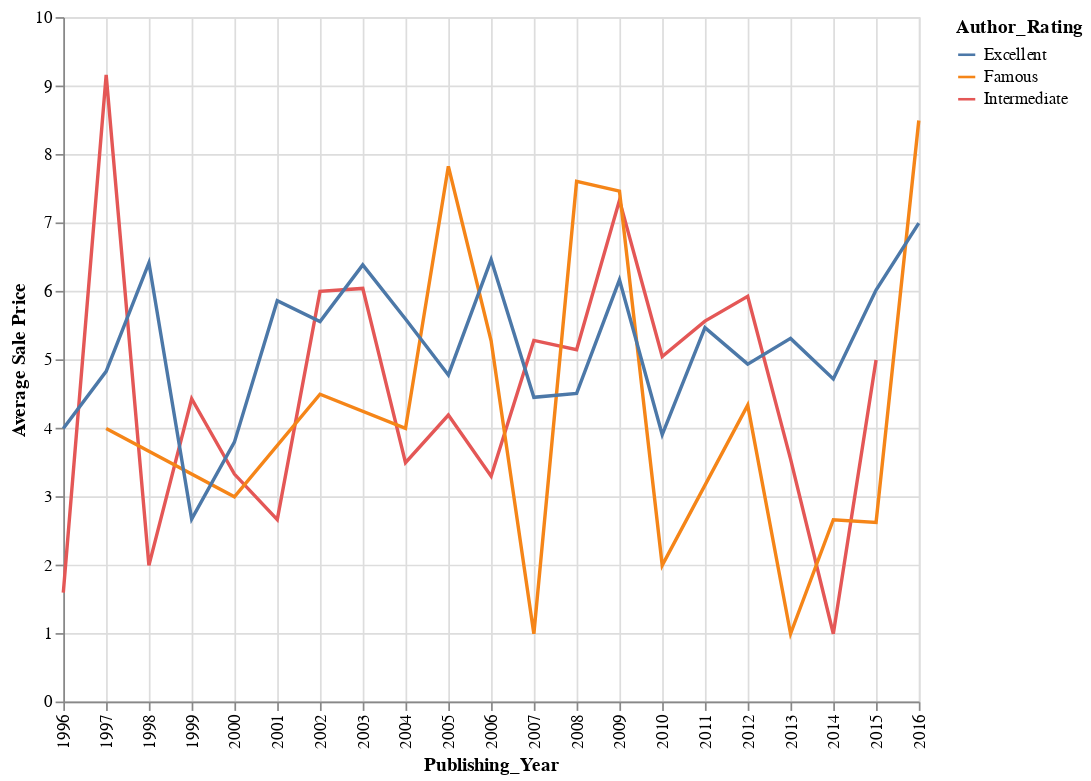

The cell this chart's notebook holds for it:
### Code cell
avg_sales = alt.Chart(filtered_data).transform_filter(
    # Filter to books rated 4 or more
    alt.FieldGTEPredicate(field='Book_Average_Rating', gte=4)
).transform_aggregate(
    # Find the Y values for each bar
    average_sale_per_book='mean(Sale_Price)',
    groupby=['Publishing_Year', 'Author_Rating']
).mark_line().encode(
    x=alt.X('Publishing_Year:T', title='Publishing_Year',
    axis=alt.Axis(
            labelAngle=-90, # Labels sideways
            tickCount="year" # Force one tick per year
        )
    ),
    y=alt.Y('average_sale_per_book:Q',
            title='Average Sale Price',
            scale=alt.Scale(domain=[0, 10])
    ),
    color='Author_Rating:N'
).properties(
    width=500,
    height=400,
)

avg_sales

### Figure 1 — Vega-Lite specification as saved in the notebook (floating-point values rounded to 4 significant figures; data arrays with more than 128 entries replaced by an {"elided": "..."} marker saying what was removed)
{"config": {"view": {"continuousWidth": 300, "continuousHeight": 300}}, "data": {"name": "data-58f3d6df32388432c13c657c33726586"}, "mark": {"type": "line"}, "encoding": {"color": {"field": "Author_Rating", "type": "nominal"}, "x": {"axis": {"labelAngle": -90, "tickCount": "year"}, "field": "Publishing_Year", "title": "Publishing_Year", "type": "temporal"}, "y": {"field": "average_sale_per_book", "scale": {"domain": [0, 10]}, "title": "Average Sale Price", "type": "quantitative"}}, "height": 400, "transform": [{"filter": {"field": "Book_Average_Rating", "gte": 4}}, {"aggregate": [{"op": "mean", "field": "Sale_Price", "as": "average_sale_per_book"}], "groupby": ["Publishing_Year", "Author_Rating"]}], "width": 500, "$schema": "https://vega.github.io/schema/vega-lite/v5.20.1.json", "datasets": {"data-58f3d6df32388432c13c657c33726586": {"elided": "685 records"}}}
